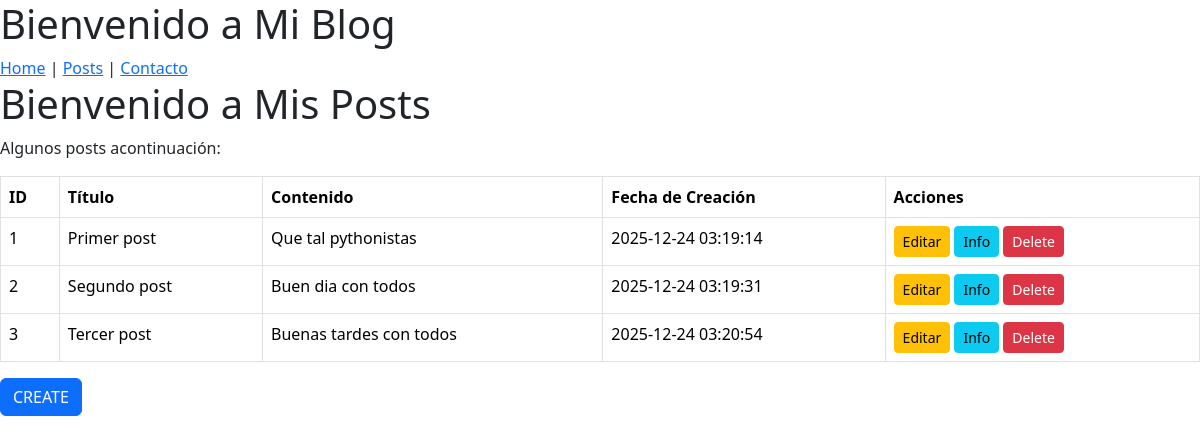
The app's page /posts, older data.
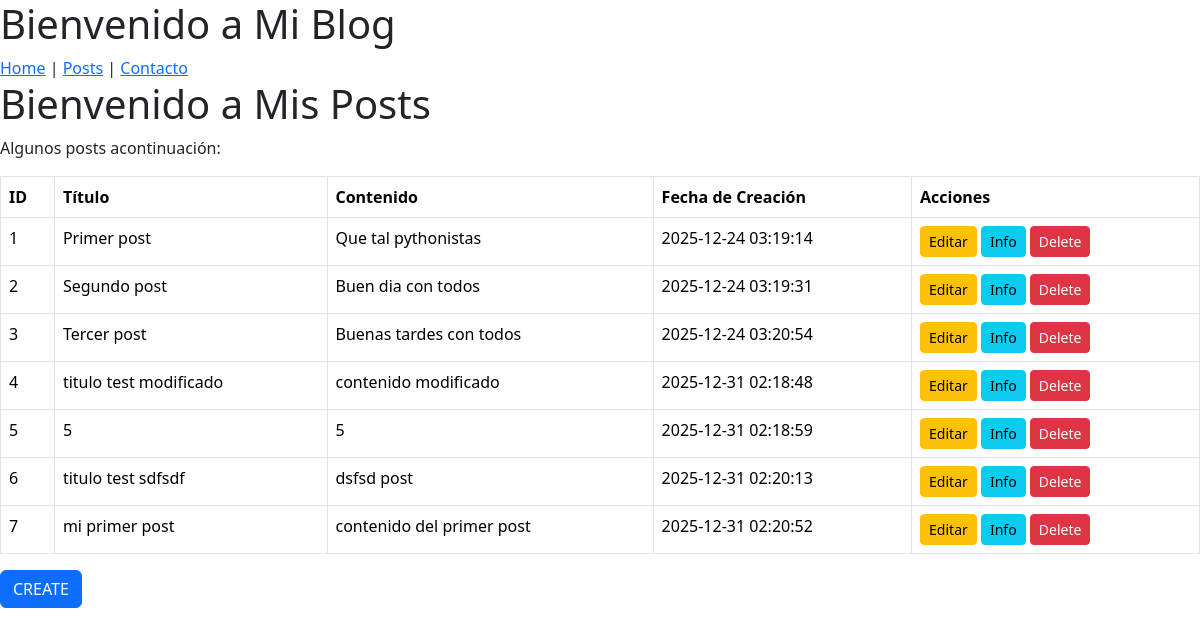
The same page, newer data.
### tables this page shows
CREATE TABLE posts (
    id INTEGER PRIMARY KEY AUTOINCREMENT,
    created TIMESTAMP NOT NULL DEFAULT CURRENT_TIMESTAMP,
    title TEXT NOT NULL,
    content TEXT NOT NULL
);

### app.py (the view)
@app.route('/posts', methods=['GET'])
def get_all_post():
    conn = get_db_connection()
    posts_data = conn.execute('SELECT * FROM posts').fetchall()
    conn.close()
    return render_template("post/list_post.html", posts=posts_data)

### app.py (called while the page is built)
def get_db_connection():
    conn = sqlite3.connect('database.db')
    conn.row_factory = sqlite3.Row
    return conn

### templates/post/list_post.html (shortened to what this page needs)
{% extends 'base.html' %}
{% block content %}
<h1>Bienvenido a Mis Posts</h1>
<p>Algunos posts acontinuación:</p>
    <table class="table table-bordered">
        <thead>
            <tr>
                <th>ID</th>
                <th>Título</th>
                <th>Contenido</th>
                <th>Fecha de Creación</th>
                <th>Acciones</th>
            </tr>
        </thead>
        <tbody hx-confirm="Are you sure?" hx-target="closest tr" hx-swap="outerHTML swap:1s">
            {% for post in posts %}
                <tr>
                    <td>{{ post['id'] }}</td>
                    <td>{{ post['title'] }}</td>
                    <td>{{ post['content'] }}</td>
                    <td>{{ post['created'] }}</td>
                    <td>
                        <a href="{{ url_for('edit_one_post', post_id=post['id']) }}" class="btn btn-warning btn-sm">Editar</a>
                        <a href="{{ url_for('get_one_post', post_id=post['id']) }}" class="btn btn-info btn-sm">Info</a>
                        <button class="btn btn-danger btn-sm" hx-delete="{{ url_for('delete_one_post', post_id=post['id']) }}">Delete</button>
                    </td>
                </tr>
            {% endfor %}
        </tbody>
    </table>
<a href="{{ url_for('create_one_post') }}" class="btn btn-primary">
CREATE
</a>
{% endblock %}

### templates/base.html (shortened to what this page needs)
<!DOCTYPE html>
<html lang="en">
<head>
    <link rel="stylesheet" href="{{ url_for('static', filename='main.css') }}">
    <link href="https://cdn.jsdelivr.net/npm/bootstrap@5.3.8/dist/css/bootstrap.min.css" rel="stylesheet">
</head>
<body>
    <h1>Bienvenido a Mi Blog</h1>
    {% include "navbar.html" %}
    <div>
        {% block content %}{% endblock content %}
    </div>
</body>
</html>

### templates/navbar.html
<nav>
    <a href="/home">Home</a> |
    <a href="/posts">Posts</a> |
    <a href="#">Contacto</a>
</nav>

Row changes from the older to the newer data that the page shows:
added posts: id "4", title "titulo test modificado", content "contenido modificado", created "2025-12-31 02:18:48"
added posts: id "5", title "5", content "5", created "2025-12-31 02:18:59"
added posts: id "6", title "titulo test sdfsdf", content "dsfsd post", created "2025-12-31 02:20:13"
added posts: id "7", title "mi primer post", content "contenido del primer post", created "2025-12-31 02:20:52"
